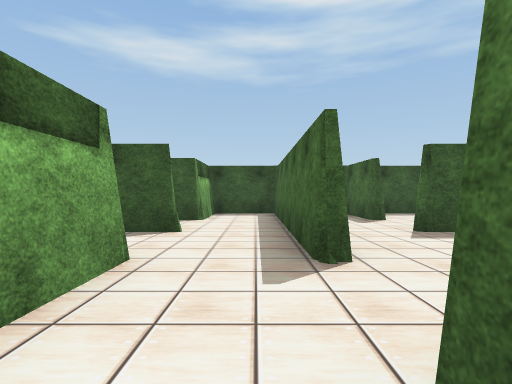
[1] (above)

22 first-person views from a walk through a Unity game level. The camera is 1.3 m above the floor, looks level and sees 80° across. The floor is counted in squares, 2 m on a side. Each view is taken from the middle of a square. On the plan, view 1 faces up. The plan holds only what a view shows up to about 10 squares ahead; the rest is blank. The player is left out. Some animated figures are left out. Some surface patterns are stand-ins.

[2]
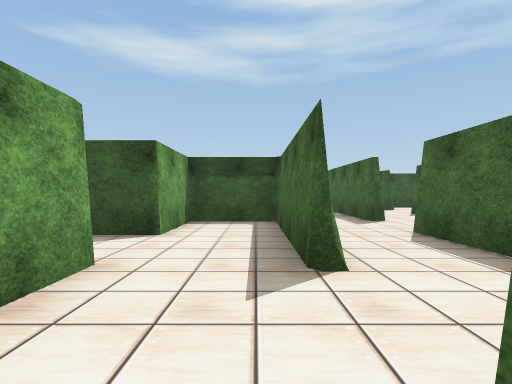

[3]
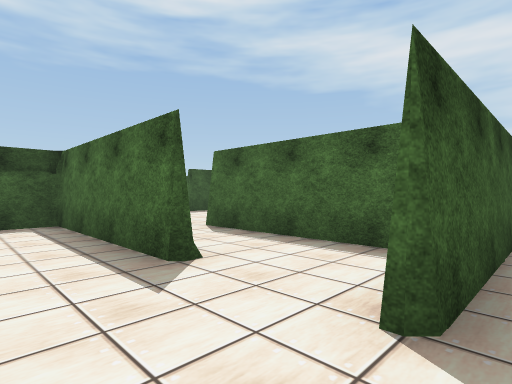

[4]
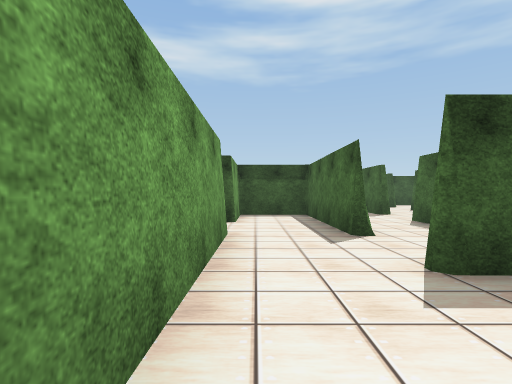

[5]
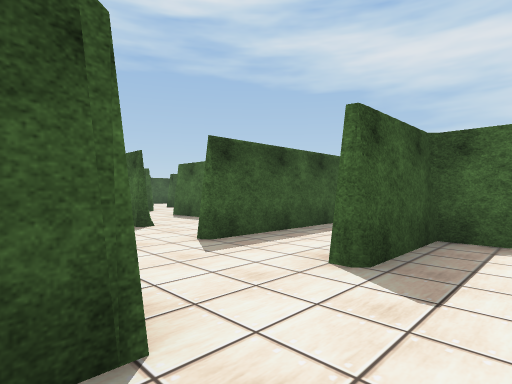

[6]
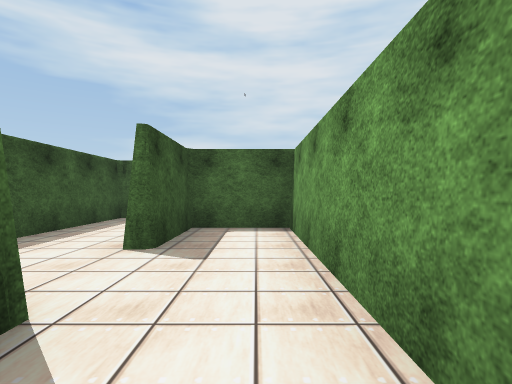

[7]
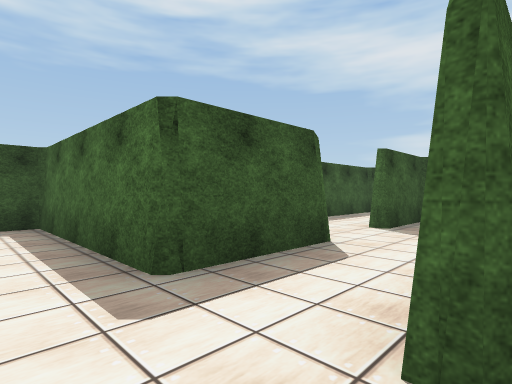

[8]
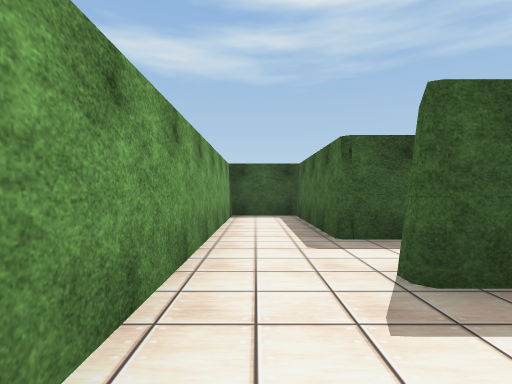

[9]
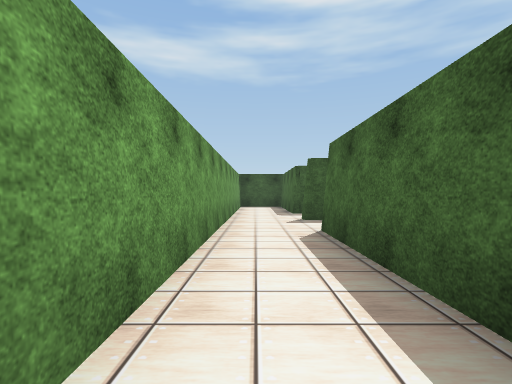

[10]
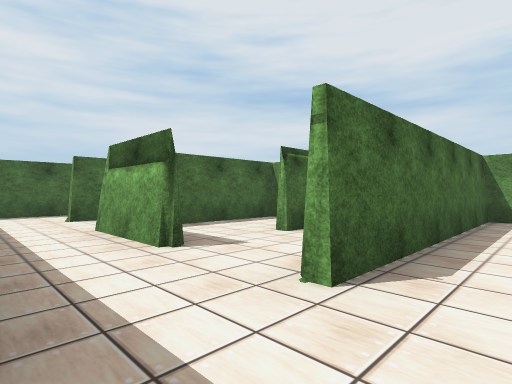

[11]
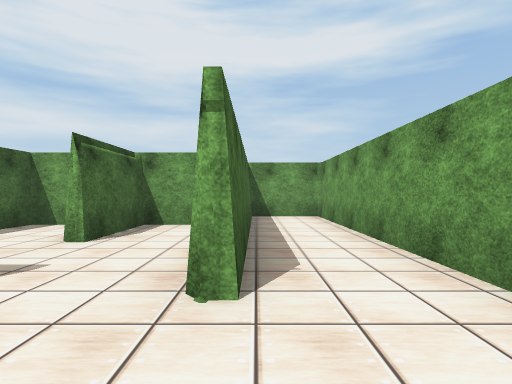

[12]
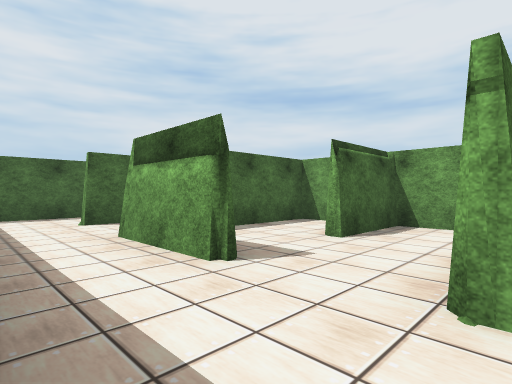

[13]
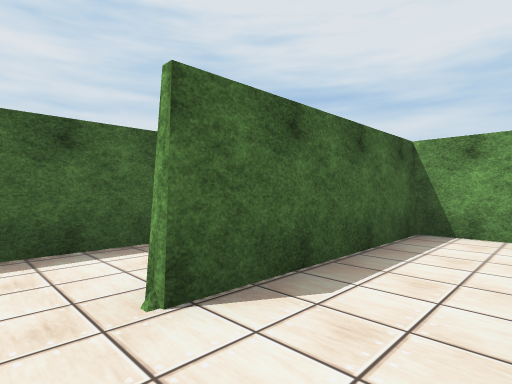

[14]
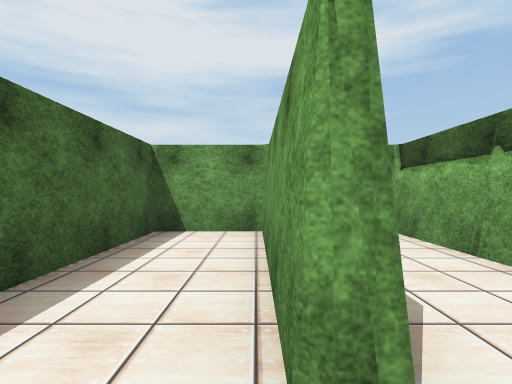

[15]
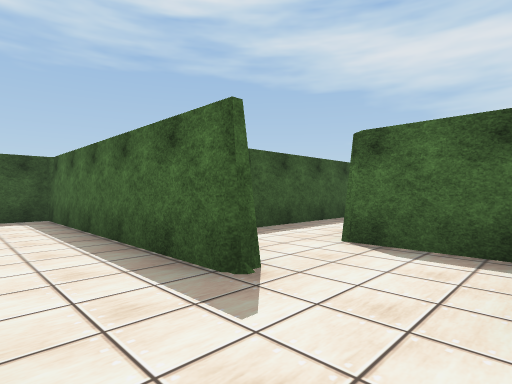

[16]
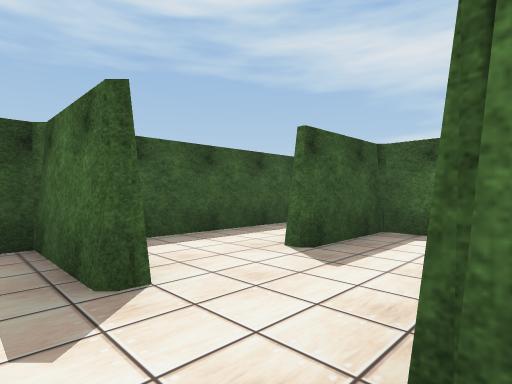

[17]
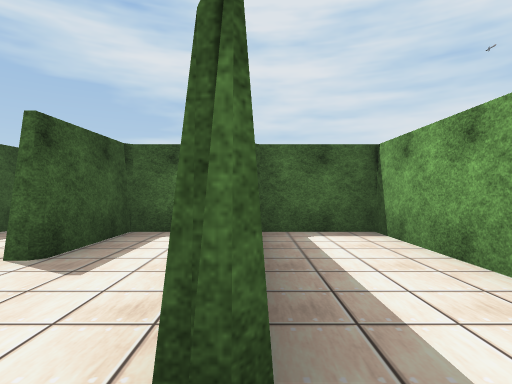

[18]
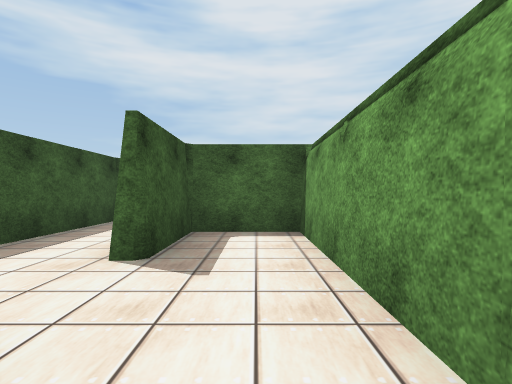

[19]
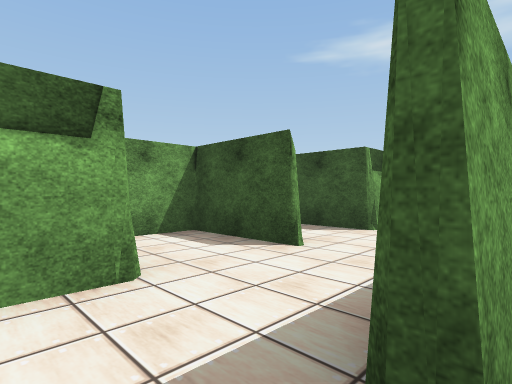

[20]
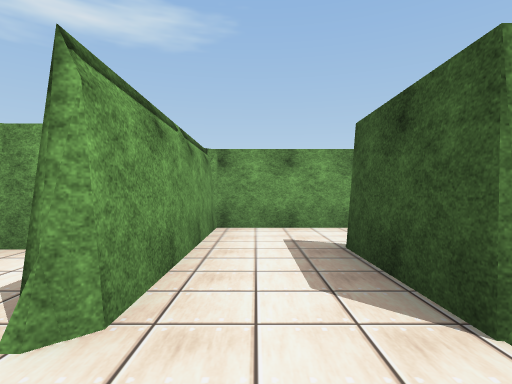

[21]
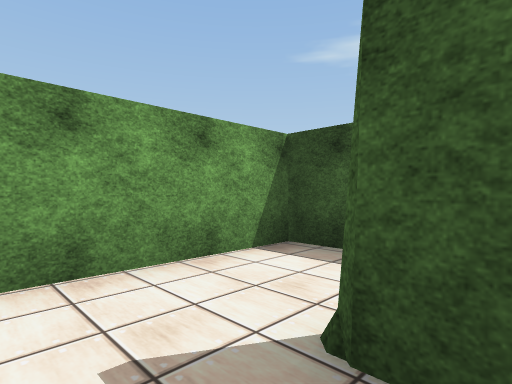

[22]
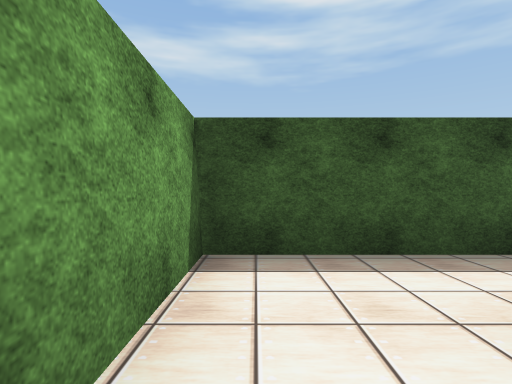

### Floor plan
Points are (right, up) in squares from view 1. A wall is a line through its corners. A room is listed if a view was taken in it or the views show most of it. See-through windows are left out.
Room 1 (views 1, 2, 3, 15, 19)
walls: (-1.5, -1.5) (-1.5, 2.9) (-3.5, 2.9) (-3.5, 0.6); (0.6, -2.8) (0.6, 1); (-3.5, -1.2) (-3.5, -4.5); (-1.3, 3) (-1.3, 1.5)
ways out: opening at (-0.5, 3) to room 11; opening at (-2.5, -4) to room 13; opening at (1, 2) to room 14; opening at (-4, -0.5)
Room 2 (view 4)
walls: (-3.4, -7.6) (0.6, -7.6) (0.6, -5.8) (-1.5, -5.8)
ways out: opening at (-4.5, -7) to room 3; opening at (-2.5, -6) to room 13
Room 3 (views 5, 6)
walls: (-4.4, -7.6) (-3.4, -7.6); (-3.4, -5.8) (-5.9, -5.8) (-5.9, -1.5) (-7.7, -1.5) (-7.7, -7.5)
ways out: opening at (-4.5, -7) to room 2; opening at (-6.5, -8) to room 4
Room 4 (views 7, 8, 9, 10, 11, 12)
walls: (-7.7, -7.5) (-7.7, -16.2) (-5.9, -16.2) (-5.9, -9.8); (-5.1, -7.9) (-5.9, -7.9)
ways out: opening at (-6.5, -8) to room 3; opening at (-6, -9) to room 10
Room 5 (views 13, 14)
walls: (-1.3, -11.6) (-1.3, -14.1) (0.6, -14.1) (0.6, -9.8)
ways out: opening at (-2.5, -9) to room 10; opening at (1, -9) to room 12
Room 6 (views 16, 17)
walls: (4.2, 3) (7, 3) (7, 5); (6.5, 5) (2.8, 5)
ways out: opening at (2, 5) to room 7; opening at (2, 3) to room 14
Room 7 (view 18)
walls: (2.7, 7.1) (2.7, 9.2) (2.2, 9.2); (2.8, 5.2) (7, 5.2) (7, 7.1) (5, 7.1)
ways out: opening at (2, 5) to room 6; opening at (4, 7)
Room 8 (view 20)
walls: (0.6, 5.5) (0.6, 9.2) (-1.3, 9.2) (-1.3, 7.1)
ways out: opening at (-2.5, 6) to room 9; opening at (-0.5, 5) to room 11
Room 9 (views 21, 22)
walls: (-1.3, 7.1) (-3.6, 7.1); (-2.2, 9.2) (-5.6, 9.2) (-5.6, 5.2) (-1.4, 5.2)
ways out: opening at (-2.5, 6) to room 8
Room 10 (no view inside)
walls: (-3.8, -9.9) (-1.4, -9.9); (-4.9, -14.1) (-3.8, -14.1) (-3.8, -11.9); (-1.5, -14.1) (-1.5, -11.2)
ways out: opening at (-6, -9) to room 4; opening at (-2.5, -9) to room 5
Room 11 (no view inside)
walls: (-1.2, 5) (-3.5, 5) (-3.5, 3); (0.6, 2.8) (0.6, 5.5)
ways out: opening at (-0.5, 3) to room 1; opening at (-0.5, 5) to room 8
Room 12 (no view inside)
walls: (0.9, -9.9) (0.9, -14.1) (2.7, -14.1) (2.7, -8.8)
ways out: opening at (1, -9) to room 5
Room 13 (no view inside)
walls: (-3.5, -4.5) (-3.5, -5.5); (2.8, -3.6) (-1.5, -3.6)
ways out: opening at (-2.5, -4) to room 1; opening at (-2.5, -6) to room 2
Room 14 (no view inside)
walls: (0.9, 4) (0.9, 2.8); (2.7, 1.2) (2.7, 3.1)
ways out: opening at (1, 2) to room 1; opening at (2, 3) to room 6

Positions as (right, up) in squares from view 1, and headings:
1: (0, 0), facing up
2: (-2, -4), facing up
3: (-3, -4), facing up-right
4: (-3, -6), facing up
5: (-4, -7), facing up-right
6: (-5, -7), facing right
7: (-7, -8), facing up-right
8: (-7, -10), facing up
9: (-7, -15), facing up
10: (-7, -8), facing down-right
11: (-6, -8), facing down
12: (-6, -8), facing down-right
13: (-1, -9), facing down-right
14: (1, -9), facing down
15: (-1, 1), facing up-right
16: (2, 5), facing up-right
17: (2, 5), facing right
18: (2, 6), facing right
19: (1, 2), facing up-left
20: (0, 6), facing left
21: (-3, 6), facing up-left
22: (-5, 6), facing up
